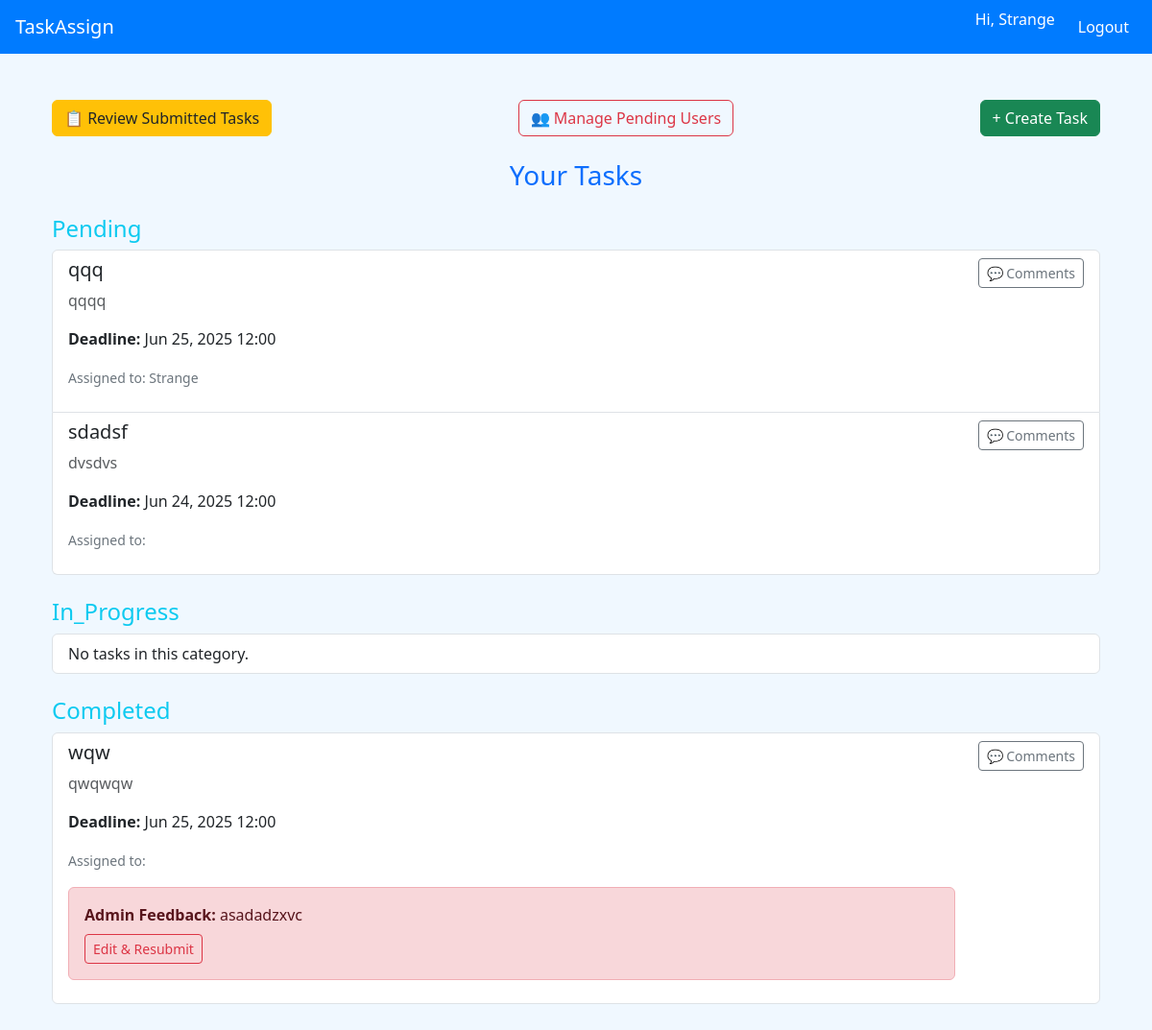
The app's page /dashboard/ (signed in), older data.
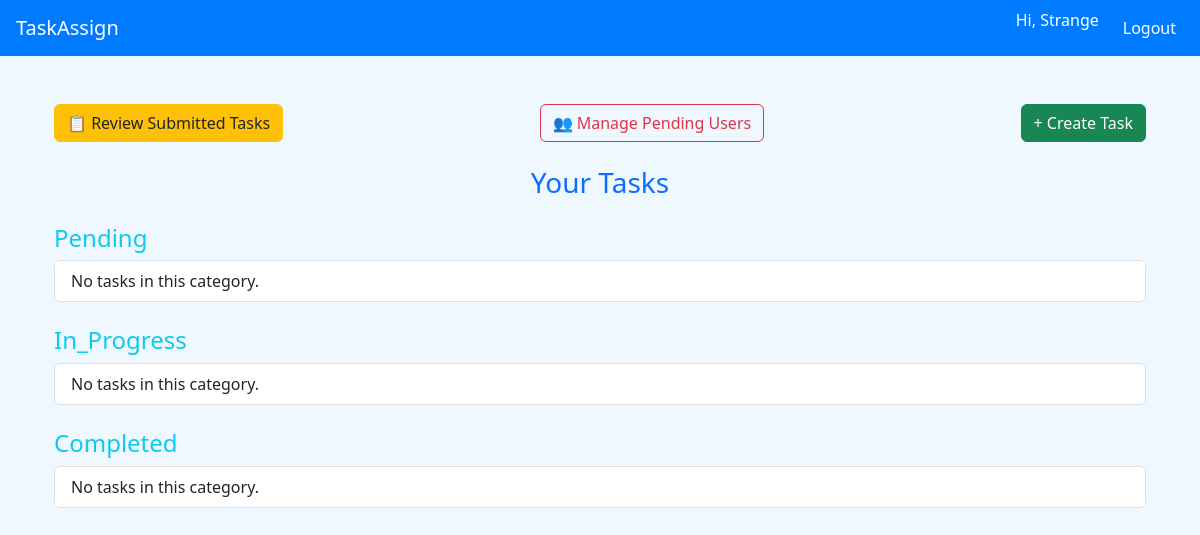
The same page, newer data.
### core/models.py (models this page shows, shortened)
class Task(models.Model):
    STATUS_CHOICES = [
        ('PENDING', 'Pending'),
        ('IN_PROGRESS', 'In Progress'),
        ('COMPLETED', 'Completed'),
    ]
    REVIEW_STATUS_CHOICES = [
        ('NONE', 'None'),
        ('VERIFIED', 'Verified'),
        ('REJECTED', 'Rejected'),
    ]
    title = models.CharField(max_length=255)
    description = models.TextField()
    assigned_to = models.ForeignKey(User, on_delete=models.CASCADE)
    status = models.CharField(max_length=20, choices=STATUS_CHOICES, default='PENDING')
    created_at = models.DateTimeField(auto_now_add=True)
    deadline = models.DateTimeField(null=True, blank=True)
    assigned_to = models.ForeignKey(User, null=True, blank=True, on_delete=models.SET_NULL, related_name='individual_tasks')
    assigned_role = models.CharField(max_length=20, choices=User.ROLE_CHOICES, null=True, blank=True)
    submitted_for_review = models.BooleanField(default=False)
    is_verified = models.BooleanField(default=False)
    review_status = models.CharField(max_length=20, choices=REVIEW_STATUS_CHOICES, default='NONE')
    final_description = models.TextField(blank=True, null=True)
    comment = models.TextField(blank=True, null=True)
    changes_description = models.TextField(blank=True, null=True)

class User(AbstractUser):
        ROLE_CHOICES = [
        ('frontend', 'Frontend'),
        ('backend', 'Backend'),
        ('testing', 'Testing'),
        ('ads', 'Ads'),
    ]
        role = models.CharField(max_length=20, choices=ROLE_CHOICES, null=True, blank=True)

### core/views.py (the view)
# urls.py: path('dashboard/', views.dashboard_view, name='dashboard'),
@login_required
def dashboard_view(request):
    user = request.user
    if user.is_staff:
        tasks = Task.objects.all()
    else:
        tasks = Task.objects.filter(assigned_to=user)
    grouped_tasks = {
        'PENDING': tasks.filter(status='PENDING'),
        'IN_PROGRESS': tasks.filter(status='IN_PROGRESS'),
        'COMPLETED': tasks.filter(status='COMPLETED'),
    }
    return render(request, 'core/dashboard.html', {'grouped_tasks': grouped_tasks, 'now': timezone.now()})

### core/templates/core/dashboard.html (shortened to what this page needs)
{% extends 'base.html' %}
{% block content %}
<div class="container mt-4">
    {% if user.is_staff %}
    <div class="d-flex justify-content-between align-items-center mb-4">
        <a class="btn btn-warning text-dark" href="{% url 'submitted_tasks' %}">
            📋 Review Submitted Tasks
        </a>
        <a class="btn btn-outline-danger" href="{% url 'pending_users' %}">
            👥 Manage Pending Users
        </a>
        <a href="{% url 'create_task' %}" class="btn btn-success">+ Create Task</a>
    </div>
    {% endif %}
    <h3 class="mb-4 text-center text-primary">Your Tasks</h3>
    {% for status, task_list in grouped_tasks.items %}
        <h4 class="mt-4 text-info">{{ status|title }}</h4>
        <ul class="list-group mb-4">
        {% for task in task_list %}
            <li class="list-group-item">
                <div class="d-flex justify-content-between align-items-start flex-column flex-md-row">
                    <div class="flex-grow-1 pe-md-4">
                        <h5>{{ task.title }}</h5>
                        {% if task.description %}
                            <p class="text-muted">{{ task.description|truncatechars:120 }}</p>
                        {% endif %}
                        <p>
                            <strong>Deadline:</strong> {{ task.deadline|date:"M d, Y H:i" }}
                        </p>
                        {% if user.is_staff %}
                            <p class="text-secondary"><small>Assigned to: {{ task.assigned_to.username }}</small></p>
                        {% endif %}
                        {% if task.review_status == 'REJECTED' %}
                            <div class="alert alert-danger mt-2">
                                <strong>Admin Feedback:</strong> {{ task.final_description }}<br>
                                <a href="{% url 'submit_for_review' task.id %}" class="btn btn-sm btn-outline-danger mt-2">Edit & Resubmit</a>
                            </div>
                        {% elif task.review_status == 'VERIFIED' %}
                            <div class="alert alert-success mt-2">
                                <strong>Verified by Admin:</strong> {{ task.final_description }}
                            </div>
                        {% endif %}
                    </div>
                    <div class="d-flex flex-column gap-2 mt-3 mt-md-0">
                        <button class="btn btn-sm btn-outline-secondary" type="button" data-bs-toggle="collapse" data-bs-target="#comments-{{ task.id }}">
                            💬 Comments
                        </button>
                    </div>
                </div>
            </li>
        {% empty %}
            <li class="list-group-item">No tasks in this category.</li>
        {% endfor %}
        </ul>
    {% endfor %}
</div>
{% endblock %}

Row changes from the older to the newer data that the page shows:
removed Task: title "qqq", description "qqqq", deadline "Jun 25, 2025 12:00", assigned_to.username "Strange", shown under "Pending"
removed Task: title "sdadsf", description "dvsdvs", deadline "Jun 24, 2025 12:00", shown under "Pending"
removed Task: title "wqw", description "qwqwqw", deadline "Jun 25, 2025 12:00", final_description "asadadzxvc", shown under "Completed"
Text that changed along with them:
new list line: "No tasks in this category."
